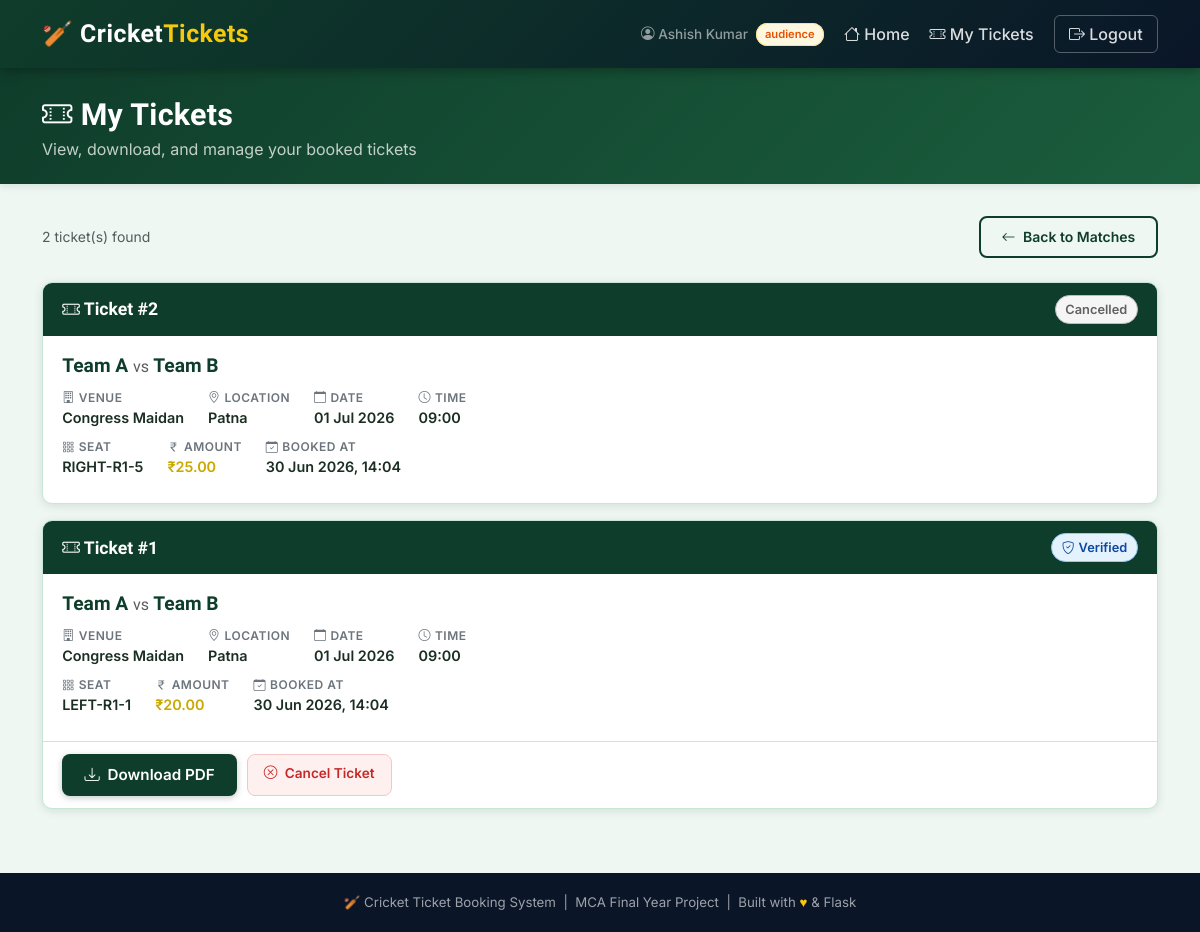
The page /my_tickets (signed in) on the database its author committed.
### models.py (models this page shows)
class User(UserMixin, db.Model):
    __tablename__ = "users"
    id = db.Column(db.Integer, primary_key=True)
    user_type = db.Column(db.String(20), nullable=False)  # audience/admin/verifystaff
    name = db.Column(db.String(100), nullable=False)
    email = db.Column(db.String(120), unique=True, nullable=False)
    mobile = db.Column(db.String(15), nullable=False)
    password_sha = db.Column(db.String(255), nullable=False)
    created_at = db.Column(db.DateTime, default=datetime.utcnow)

class Ticket(db.Model):
    __tablename__ = "tickets"
    id = db.Column(db.Integer, primary_key=True)
    customer_id = db.Column(
        db.Integer,
        db.ForeignKey("users.id"),
        nullable=False
    )
    match_id = db.Column(
        db.Integer,
        db.ForeignKey("matches.id"),
        nullable=False
    )
    seat_plan_id = db.Column(
        db.Integer,
        db.ForeignKey("seat_plans.id"),
        nullable=False
    )
    qr_string = db.Column(
    db.String(500),
    unique=True
    )
    amount = db.Column(db.Float, nullable=False)
    booked_at = db.Column(
        db.DateTime,
        default=datetime.utcnow
    )
    is_cancelled = db.Column(
        db.Boolean,
        default=False
    )
    is_verified = db.Column(
        db.Boolean,
        default=False
    )
    customer = db.relationship("User")
    match = db.relationship("Match")
    seat_plan = db.relationship("SeatPlan")
    qr_image_path = db.Column(
                    db.String(300))
    pdf_path = db.Column(
                    db.String(300)
                )

class Team(db.Model):
    __tablename__ = "teams"
    id = db.Column(db.Integer, primary_key=True)
    team_name = db.Column(db.String(100), nullable=False)

class Venue(db.Model):
    __tablename__ = "venues"
    id = db.Column(db.Integer, primary_key=True)
    venue_name = db.Column(db.String(100), nullable=False)
    location = db.Column(db.String(255), nullable=False)

class Match(db.Model):
    __tablename__ = "matches"
    id = db.Column(db.Integer, primary_key=True)
    venue_id = db.Column(
        db.Integer,
        db.ForeignKey("venues.id"),
        nullable=False
    )
    team1_id = db.Column(
        db.Integer,
        db.ForeignKey("teams.id"),
        nullable=False
    )
    team2_id = db.Column(
        db.Integer,
        db.ForeignKey("teams.id"),
        nullable=False
    )
    start_time = db.Column(db.DateTime, nullable=False)
    end_time = db.Column(db.DateTime, nullable=False)
    booking_enabled = db.Column(db.Boolean, default=True)
    verification_enabled = db.Column(db.Boolean, default=True)
    venue = db.relationship("Venue")
    team1 = db.relationship("Team", foreign_keys=[team1_id])
    team2 = db.relationship("Team", foreign_keys=[team2_id])
    match_status = db.Column(
    db.String(20),
    default="UPCOMING"
    )

class SeatPlan(db.Model):
    __tablename__ = "seat_plans"
    id = db.Column(db.Integer, primary_key=True)
    match_id = db.Column(
        db.Integer,
        db.ForeignKey("matches.id"),
        nullable=False
    )
    column_name = db.Column(db.String(20), nullable=False)
    row_name = db.Column(db.String(20), nullable=False)
    seat_number = db.Column(db.Integer, nullable=False)
    seat_price = db.Column(db.Float, nullable=False)
    match = db.relationship("Match")
    __table_args__ = (
    db.UniqueConstraint(
        'match_id',
        'column_name',
        'row_name',
        'seat_number',
        name='unique_match_seat'
    ),
    )

### routes/user.py (the view)
@user_bp.route("/my_tickets")
@login_required
def my_tickets():
    tickets = Ticket.query.filter_by(customer_id=current_user.id).order_by(
        Ticket.booked_at.desc()
    ).all()
    return render_template("my_tickets.html", tickets=tickets)

### app.py (called while the page is built)
@login_manager.user_loader
def load_user(user_id):
    return db.session.get(User, int(user_id))

### templates/my_tickets.html (shortened to what this page needs)
{% extends 'base.html' %}
{% block content %}
<div class="page-header">
  <div class="container">
    <h2><i class="bi bi-ticket-perforated me-2"></i>My Tickets</h2>
    <p>View, download, and manage your booked tickets</p>
  </div>
</div>
<div class="container pb-5">
  <div class="d-flex justify-content-between align-items-center mb-4">
    <span class="text-muted small">{{ tickets|length }} ticket(s) found</span>
    <a href="/dash_user" class="btn btn-outline-cricket btn-sm">
      <i class="bi bi-arrow-left me-1"></i> Back to Matches
    </a>
  </div>
  {% if tickets %}
    {% for ticket in tickets %}
    <div class="ticket-card">
      <div class="ticket-card-header">
        <div class="ticket-id">
          <i class="bi bi-ticket-perforated me-1"></i>Ticket #{{ ticket.id }}
        </div>
        {% if ticket.is_cancelled %}
          <span class="cb-badge badge-cancelled">Cancelled</span>
        {% elif ticket.is_verified %}
          <span class="cb-badge badge-verified"><i class="bi bi-shield-check me-1"></i>Verified</span>
        {% else %}
          <span class="cb-badge badge-active"><i class="bi bi-check-circle me-1"></i>Active</span>
        {% endif %}
      </div>
      <div class="ticket-card-body">
        <div class="fw-bold text-cricket mb-2" style="font-family:'Rajdhani',sans-serif;font-size:1.2rem;">
          {{ ticket.match.team1.team_name }}
          <span class="text-muted fw-normal" style="font-size:1rem;">vs</span>
          {{ ticket.match.team2.team_name }}
        </div>
        <div class="ticket-detail-row">
          <div class="ticket-detail-item">
            <span class="label"><i class="bi bi-building me-1"></i>Venue</span>
            <span class="value">{{ ticket.match.venue.venue_name }}</span>
          </div>
          <div class="ticket-detail-item">
            <span class="label"><i class="bi bi-geo-alt me-1"></i>Location</span>
            <span class="value">{{ ticket.match.venue.location }}</span>
          </div>
          <div class="ticket-detail-item">
            <span class="label"><i class="bi bi-calendar me-1"></i>Date</span>
            <span class="value">{{ ticket.match.start_time.strftime('%d %b %Y') if ticket.match.start_time else '—' }}</span>
          </div>
          <div class="ticket-detail-item">
            <span class="label"><i class="bi bi-clock me-1"></i>Time</span>
            <span class="value">{{ ticket.match.start_time.strftime('%H:%M') if ticket.match.start_time else '—' }}</span>
          </div>
        </div>
        <div class="ticket-detail-row">
          <div class="ticket-detail-item">
            <span class="label"><i class="bi bi-grid-3x3-gap me-1"></i>Seat</span>
            <span class="value">
              {{ ticket.seat_plan.column_name }}-{{ ticket.seat_plan.row_name }}-{{ ticket.seat_plan.seat_number }}
            </span>
          </div>
          <div class="ticket-detail-item">
            <span class="label"><i class="bi bi-currency-rupee me-1"></i>Amount</span>
            <span class="value" style="color:var(--cb-gold-dark);">₹{{ "%.2f"|format(ticket.amount) }}</span>
          </div>
          <div class="ticket-detail-item">
            <span class="label"><i class="bi bi-calendar-check me-1"></i>Booked At</span>
            <span class="value">{{ ticket.booked_at.strftime('%d %b %Y, %H:%M') if ticket.booked_at else '—' }}</span>
          </div>
        </div>
      </div>
      {% if not ticket.is_cancelled %}
      <div class="ticket-card-footer">
        <a href="/download_ticket/{{ ticket.id }}" class="btn btn-cricket btn-sm">
          <i class="bi bi-download me-1"></i> Download PDF
        </a>
        <a href="/cancel_ticket/{{ ticket.id }}" class="btn-danger-soft btn"
           onclick="return confirm('Are you sure you want to cancel Ticket #{{ ticket.id }}? This action cannot be undone.')">
          <i class="bi bi-x-circle me-1"></i> Cancel Ticket
        </a>
      </div>
      {% endif %}
    </div>
    {% endfor %}
  {% endif %}
</div>
{% endblock %}

### templates/base.html (shortened to what this page needs)
<!DOCTYPE html>
<html lang="en">
<head>
  <link rel="stylesheet" href="https://cdn.jsdelivr.net/npm/bootstrap@5.3.2/dist/css/bootstrap.min.css">
  <link rel="stylesheet" href="https://cdn.jsdelivr.net/npm/bootstrap-icons@1.11.3/font/bootstrap-icons.min.css">
  <link rel="stylesheet" href="{{ url_for('static', filename='css/style.css') }}">
</head>
<body>
<nav class="navbar navbar-expand-lg navbar-cricket">
  <div class="container">
    <a class="navbar-brand" href="/">
      🏏 Cricket<span>Tickets</span>
    </a>
    <div class="collapse navbar-collapse" id="navMenu">
      <ul class="navbar-nav ms-auto align-items-lg-center gap-lg-1">
        {% if current_user.is_authenticated %}
          <li class="nav-item">
            <span class="nav-link" style="color:rgba(255,255,255,.55)!important; font-size:.85rem;">
              <i class="bi bi-person-circle"></i> {{ current_user.name }}
              <span class="cb-badge badge-upcoming ms-1" style="font-size:.7rem;">{{ current_user.user_type }}</span>
            </span>
          </li>
          {% if current_user.user_type == 'admin' %}
            <li class="nav-item"><a class="nav-link" href="/dash_admin"><i class="bi bi-speedometer2"></i> Dashboard</a></li>
            <li class="nav-item"><a class="nav-link" href="/matches"><i class="bi bi-calendar-event"></i> Matches</a></li>
          {% elif current_user.user_type == 'audience' %}
            <li class="nav-item"><a class="nav-link" href="/dash_user"><i class="bi bi-house"></i> Home</a></li>
            <li class="nav-item"><a class="nav-link" href="/my_tickets"><i class="bi bi-ticket-perforated"></i> My Tickets</a></li>
          {% elif current_user.user_type == 'verifystaff' %}
            <li class="nav-item"><a class="nav-link" href="/dash_verify"><i class="bi bi-shield-check"></i> Dashboard</a></li>
            <li class="nav-item"><a class="nav-link" href="/verify_ticket"><i class="bi bi-qr-code-scan"></i> Scan QR</a></li>
          {% endif %}
          <li class="nav-item ms-lg-2">
            <a class="nav-link" href="/logout" style="border:1px solid rgba(255,255,255,.3);border-radius:6px;padding:.35rem .9rem!important;">
              <i class="bi bi-box-arrow-right"></i> Logout
            </a>
          </li>
        {% endif %}
      </ul>
    </div>
  </div>
</nav>
<main>
{% block content %}{% endblock %}
</main>
<footer class="site-footer">
  <span>🏏</span> Cricket Ticket Booking System &nbsp;|&nbsp;
  MCA Final Year Project &nbsp;|&nbsp; Built with <span>♥</span> &amp; Flask
</footer>
</body>
</html>

### static/css/style.css (style rules this page uses)
:root { --cb-green: #0F3D2B; --cb-green-mid: #1B5E3D; --cb-green-light: #4CAF7D; --cb-gold: #F6C90E; --cb-gold-dark: #C9A800; --cb-dark: #0A1628; --cb-light: #EFF7F3; --cb-border: #C8E6D6; --cb-shadow: rgba(15,61,43,0.12); --cb-radius: 10px; --cb-radius-lg: 16px; }
body { font-family: 'Inter', sans-serif; background: var(--cb-light); color: #1a2e22; min-height: 100vh; display: flex; flex-direction: column; }
h1,h2,h3,h4,h5,.display-heading { font-family: 'Rajdhani', sans-serif; font-weight: 700; letter-spacing: 0.3px; }
main { flex: 1; }
.navbar-cricket { background: linear-gradient(135deg, var(--cb-green) 0%, var(--cb-dark) 100%); box-shadow: 0 2px 12px rgba(0,0,0,0.35); padding: 0.65rem 1rem; }
.navbar-cricket .navbar-brand { font-family: 'Rajdhani', sans-serif; font-size: 1.55rem; font-weight: 700; color: #fff !important; letter-spacing: 0.5px; }
.navbar-cricket .navbar-brand span { color: var(--cb-gold); }
.navbar-cricket .nav-link { color: rgba(255,255,255,0.85) !important; font-weight: 500; transition: color 0.2s; padding: 0.45rem 0.9rem; border-radius: 6px; }
.page-header { background: linear-gradient(135deg, var(--cb-green) 0%, var(--cb-green-mid) 100%); color: #fff; padding: 1.8rem 0 1.4rem; margin-bottom: 2rem; box-shadow: 0 2px 8px var(--cb-shadow); }
.page-header h2 { font-size: 1.9rem; margin: 0; color: #fff; }
.page-header p { color: rgba(255,255,255,0.75); margin: 0.25rem 0 0; }
.btn-cricket { background: var(--cb-green); color: #fff; border: none; border-radius: 8px; font-weight: 600; padding: .6rem 1.4rem; font-size: .95rem; transition: background 0.2s, transform 0.15s, box-shadow 0.2s; box-shadow: 0 2px 6px rgba(15,61,43,0.25); }
.btn-danger-soft { background: #fff0f0; color: #c62828; border: 1.5px solid #f5c6c6; border-radius: 8px; font-weight: 600; padding: .45rem 1rem; font-size: .85rem; transition: background .2s; }
.btn-outline-cricket { border: 2px solid var(--cb-green); color: var(--cb-green); border-radius: 8px; font-weight: 600; background: transparent; padding: .55rem 1.3rem; transition: all .2s; }
.badge-verified { background:#e3f2fd; color:#0d47a1; border:1px solid #90caf9; }
.badge-cancelled { background:#f5f5f5; color:#616161; border:1px solid #bdbdbd; }
.badge-upcoming { background:#fff8e1; color:#e65100; border:1px solid #ffe082; }
.cb-badge { padding: .3em .75em; border-radius: 20px; font-size: .8rem; font-weight: 600; }
.ticket-card { background: #fff; border-radius: var(--cb-radius); box-shadow: 0 2px 10px var(--cb-shadow); border: 1px solid var(--cb-border); overflow: hidden; transition: box-shadow .2s; margin-bottom: 1rem; }
.ticket-card-header { background: var(--cb-green); color: #fff; padding: .75rem 1.2rem; display: flex; justify-content: space-between; align-items: center; }
.ticket-card-header .ticket-id { font-family:'Rajdhani',sans-serif; font-size:1.1rem; font-weight:700; }
.ticket-card-body { padding: 1rem 1.2rem; }
.ticket-detail-row { display: flex; gap: 1.5rem; flex-wrap: wrap; margin-bottom: .6rem; font-size:.9rem; }
.ticket-detail-item { display: flex; flex-direction:column; }
.ticket-detail-item .label { font-size:.75rem; color:#6c757d; font-weight:600; text-transform:uppercase; letter-spacing:.5px; }
.ticket-detail-item .value { font-weight:600; color:#1a2e22; }
.ticket-card-footer { border-top: 1px solid var(--cb-border); padding: .75rem 1.2rem; display: flex; gap: .6rem; flex-wrap: wrap; }
.site-footer { background: var(--cb-dark); color: rgba(255,255,255,.6); text-align: center; padding: 1.2rem; font-size: .83rem; margin-top: auto; }
.site-footer span { color: var(--cb-gold); }
.text-cricket { color: var(--cb-green) !important; }

### rows shown on the page
User: name "Ashish Kumar", user_type "audience"
Ticket: id "2", is_cancelled "Cancelled", match.team1.team_name "Team A", match.team2.team_name "Team B", match.venue.venue_name "Congress Maidan", match.venue.location "Patna", match.start_time "01 Jul 2026", match.start_time "09:00", seat_plan.column_name "RIGHT", seat_plan.row_name "R1", seat_plan.seat_number "5", amount "25.00", booked_at "30 Jun 2026, 14:04"
Ticket: id "1", is_cancelled False (drawn), match.team1.team_name "Team A", match.team2.team_name "Team B", match.venue.venue_name "Congress Maidan", match.venue.location "Patna", match.start_time "01 Jul 2026", match.start_time "09:00", seat_plan.column_name "LEFT", seat_plan.row_name "R1", seat_plan.seat_number "1", amount "20.00", booked_at "30 Jun 2026, 14:04"

### other values the page prints
{{ tickets|length }} "2"
